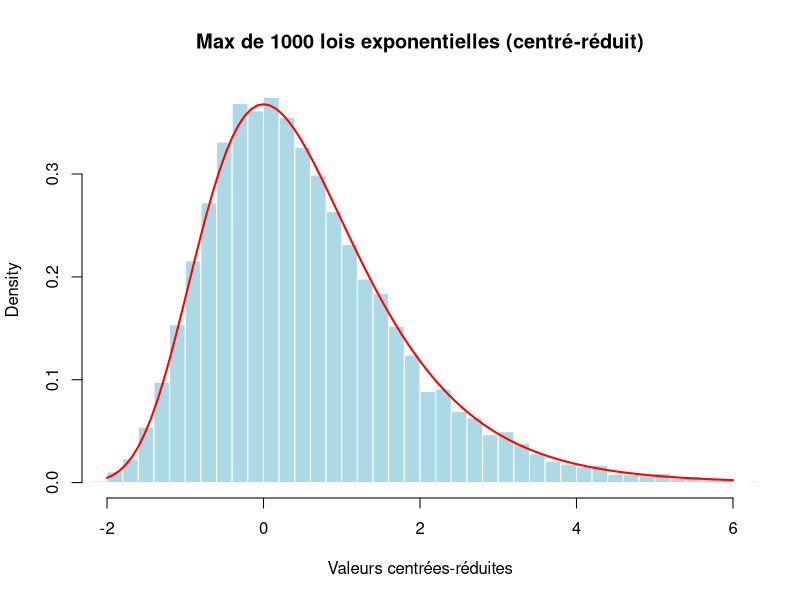

Source code (R):
# Paramètres 
n <- 1000 # taille de l'échantillon
N <- 10000 # nombre de simulations pour le max

set.seed(123)
M_n <- replicate(N, max(rexp(n, rate = 1)))

# Normalisation
b_n = log(n)
a_n = 1
Y_n <- (M_n - b_n) / a_n

hist(Y_n, breaks = 50, probability = TRUE, 
     col = "lightblue", border = "white", 
     main = paste("Max de", n, "lois exponentielles (centré-réduit)"),
     xlab = "Valeurs centrées-réduites", xlim = c(-2, 6))

gumbel <- function(x) exp(-(x + exp(-x)))  # Densité de Gumbel standard
curve(gumbel, from = -2, to = 6, col = "red", lwd = 2, add = TRUE)
